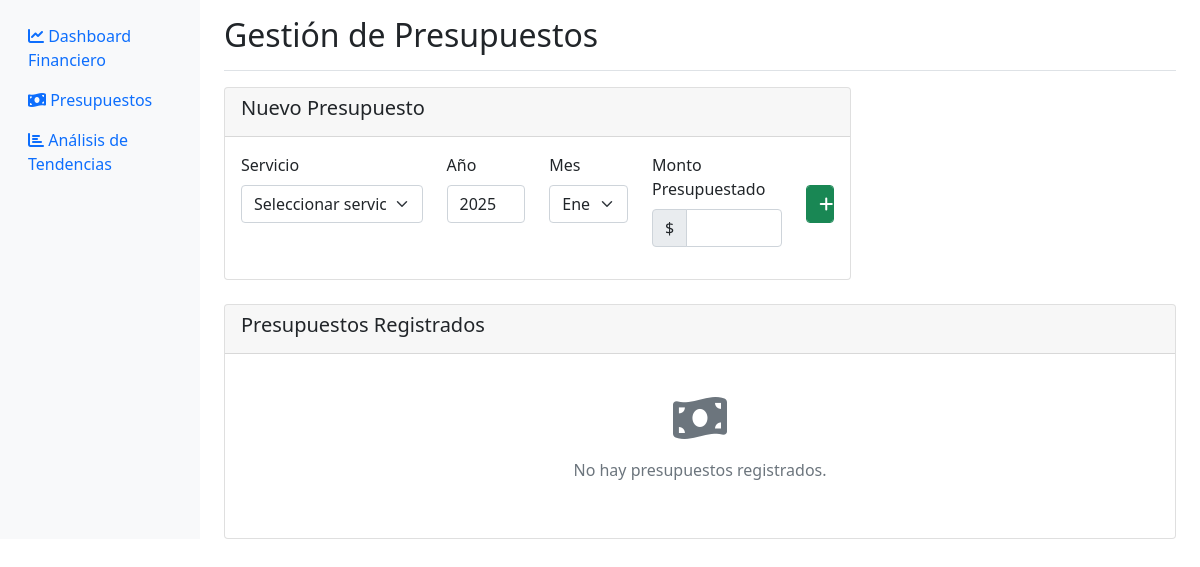
Page /financiero/presupuestos (signed in) on the earlier database version.
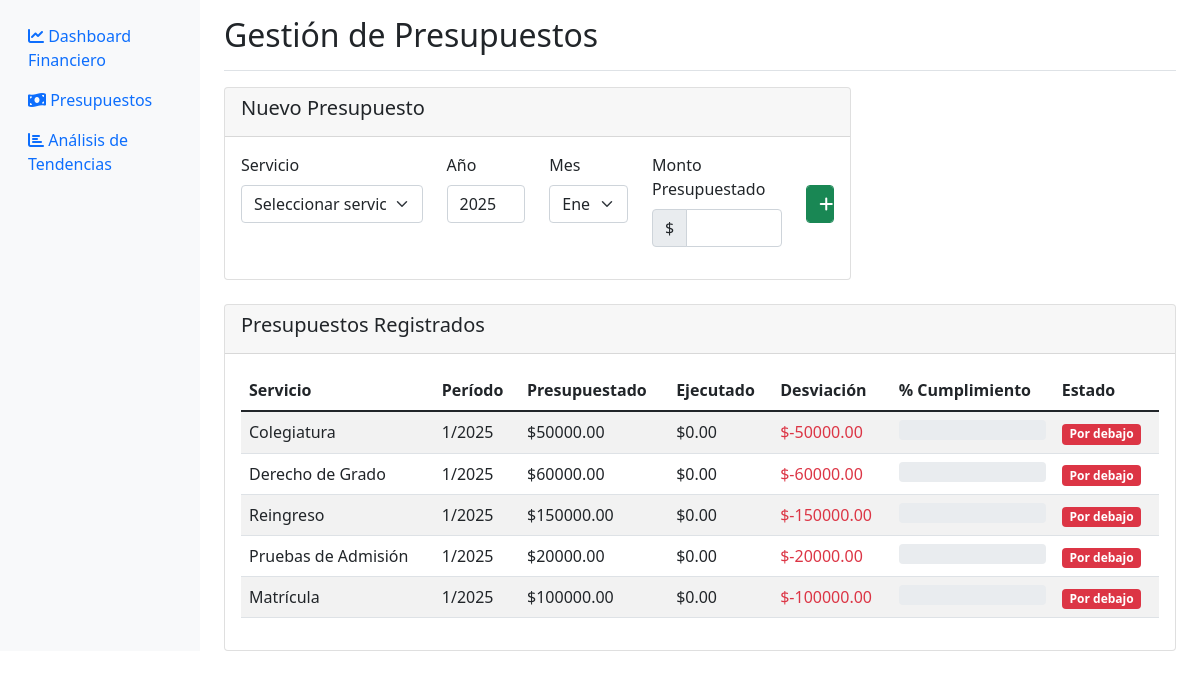
Same page on the later database version.
### app.py (models this page shows)
class Presupuesto(db.Model):
    id = db.Column(db.Integer, primary_key=True)
    año = db.Column(db.Integer, nullable=False)
    mes = db.Column(db.Integer, nullable=False)
    servicio_id = db.Column(db.Integer, db.ForeignKey('servicio.id'), nullable=False)
    monto_presupuestado = db.Column(db.Float, nullable=False)
    monto_ejecutado = db.Column(db.Float, default=0)
    desviacion = db.Column(db.Float, default=0)
    created_at = db.Column(db.DateTime, default=datetime.now)
    servicio = db.relationship('Servicio', backref='presupuestos')

class Servicio(db.Model):
    id = db.Column(db.Integer, primary_key=True)
    descripcion = db.Column(db.String(200), nullable=False)
    estado = db.Column(db.String(20), default='Activo')
    movimientos = db.relationship('MovimientoCaja', backref='servicio', lazy=True, cascade='all, delete-orphan')

### app.py (the view)
@app.route('/financiero/presupuestos')
@gerente_required
def presupuestos():
    presupuestos_list = Presupuesto.query.all()
    servicios = Servicio.query.filter_by(estado='Activo').all()
    for presupuesto in presupuestos_list:
        movimientos_mes = MovimientoCaja.query.filter(
            MovimientoCaja.servicio_id == presupuesto.servicio_id,
            db.extract('year', MovimientoCaja.fecha_movimiento) == presupuesto.año,
            db.extract('month', MovimientoCaja.fecha_movimiento) == presupuesto.mes
        ).all()
        monto_ejecutado = sum(m.monto for m in movimientos_mes)
        presupuesto.monto_ejecutado = monto_ejecutado
        presupuesto.desviacion = monto_ejecutado - presupuesto.monto_presupuestado
    db.session.commit()
    return render_template('presupuestos.html',
                         presupuestos=presupuestos_list,
                         servicios=servicios)

### app.py (called while the page is built)
@login_manager.user_loader
def load_user(user_id):
    return Usuario.query.get(int(user_id))

def requiere_rol(roles_permitidos):
    def decorator(f):
        @wraps(f)
        def decorated_function(*args, **kwargs):
            if not current_user.is_authenticated:
                return redirect(url_for('login'))
            if current_user.rol.nombre not in roles_permitidos:
                flash('No tienes permisos para acceder a esta página.', 'danger')
                return redirect(url_for('index'))
            return f(*args, **kwargs)
        return decorated_function
    return decorator

### templates/presupuestos.html (shortened to what the changed rows need)
<!DOCTYPE html>
<html lang="es">
<head>
    <link href="https://cdn.jsdelivr.net/npm/bootstrap@5.1.3/dist/css/bootstrap.min.css" rel="stylesheet">
    <link href="https://cdnjs.cloudflare.com/ajax/libs/font-awesome/6.0.0/css/all.min.css" rel="stylesheet">
</head>
<body>
    <div class="container-fluid">
        <div class="row">
            <main class="col-md-9 ms-sm-auto col-lg-10 px-md-4">
                <div class="d-flex justify-content-between flex-wrap flex-md-nowrap align-items-center pt-3 pb-2 mb-3 border-bottom">
                    <h1 class="h2">Gestión de Presupuestos</h1>
                </div>
                <div class="row">
                    <div class="col-12">
                        <div class="card">
                            <div class="card-body">
                                {% if presupuestos %}
                                <div class="table-responsive">
                                    <table class="table table-striped">
                                        <thead>
                                            <tr>
                                                <th>Servicio</th>
                                                <th>Período</th>
                                                <th>Presupuestado</th>
                                                <th>Ejecutado</th>
                                                <th>Desviación</th>
                                                <th>% Cumplimiento</th>
                                                <th>Estado</th>
                                            </tr>
                                        </thead>
                                        <tbody>
                                            {% for presupuesto in presupuestos %}
                                            <tr>
                                                <td>{{ presupuesto.servicio.descripcion }}</td>
                                                <td>{{ presupuesto.mes }}/{{ presupuesto.año }}</td>
                                                <td>${{ "%.2f"|format(presupuesto.monto_presupuestado) }}</td>
                                                <td>${{ "%.2f"|format(presupuesto.monto_ejecutado) }}</td>
                                                <td>
                                                    <span class="{% if presupuesto.desviacion >= 0 %}text-success{% else %}text-danger{% endif %}">
                                                        ${{ "%.2f"|format(presupuesto.desviacion) }}
                                                    </span>
                                                </td>
                                                <td>
                                                    {% if presupuesto.monto_presupuestado > 0 %}
                                                    {% set porcentaje = (presupuesto.monto_ejecutado / presupuesto.monto_presupuestado * 100) %}
                                                    <div class="progress" style="height: 20px;">
                                                    </div>
                                                    {% else %}
                                                    <span class="text-muted">N/A</span>
                                                    {% endif %}
                                                </td>
                                                <td>
                                                    {% if presupuesto.monto_presupuestado > 0 %}
                                                    {% set porcentaje = (presupuesto.monto_ejecutado / presupuesto.monto_presupuestado * 100) %}
                                                    <span class="badge {% if porcentaje >= 100 %}bg-success{% elif porcentaje >= 80 %}bg-warning{% else %}bg-danger{% endif %}">
                                                        {% if porcentaje >= 100 %}Sobrecumplido
                                                        {% elif porcentaje >= 80 %}En meta
                                                        {% else %}Por debajo
                                                        {% endif %}
                                                    </span>
                                                    {% else %}
                                                    <span class="badge bg-secondary">Sin datos</span>
                                                    {% endif %}
                                                </td>
                                            </tr>
                                            {% endfor %}
                                        </tbody>
                                    </table>
                                </div>
                                {% else %}
                                <div class="text-center py-4">
                                    <i class="fas fa-money-bill-wave fa-3x text-muted mb-3"></i>
                                    <p class="text-muted">No hay presupuestos registrados.</p>
                                </div>
                                {% endif %}
                            </div>
                        </div>
                    </div>
                </div>
            </main>
        </div>
    </div>
</body>
</html>

Differences in the rows shown:
added Presupuesto: servicio.descripcion "Colegiatura", mes "1", año "2025", monto_presupuestado "50000.00", monto_ejecutado "0.00", desviacion "-50000.00", shows "Por debajo"
added Presupuesto: servicio.descripcion "Derecho de Grado", mes "1", año "2025", monto_presupuestado "60000.00", monto_ejecutado "0.00", desviacion "-60000.00", shows "Por debajo"
added Presupuesto: servicio.descripcion "Reingreso", mes "1", año "2025", monto_presupuestado "150000.00", monto_ejecutado "0.00", desviacion "-150000.00", shows "Por debajo"
added Presupuesto: servicio.descripcion "Pruebas de Admisión", mes "1", año "2025", monto_presupuestado "20000.00", monto_ejecutado "0.00", desviacion "-20000.00", shows "Por debajo"
added Presupuesto: servicio.descripcion "Matrícula", mes "1", año "2025", monto_presupuestado "100000.00", monto_ejecutado "0.00", desviacion "-100000.00", shows "Por debajo"
Other differences:
text no longer shown: "No hay presupuestos registrados."
text now shown: "Servicio Período Presupuestado Ejecutado Desviación % Cumplimiento Estado"
